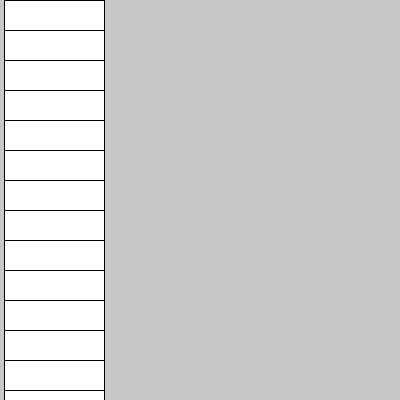
Frame 1 (no input)
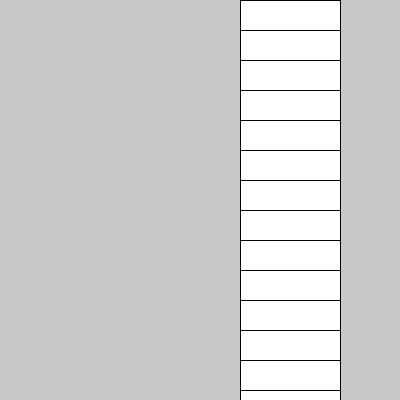
Frame 60 (the mouse pressed at the canvas centre just before this capture)
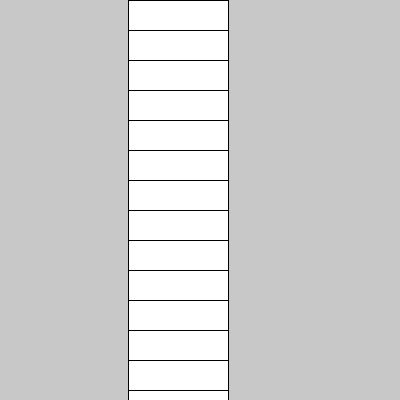
Frame 120 (the mouse held since frame 60 and released just before this capture)

The Processing sketch that drew these frames (run headless with seeded random() and noise(); from frame 60 on, the mouse is pressed at the canvas centre):

// Processing sketch: repetitionsAndy_a
// ── repetitionsAndy_a.pde
float x; //float and int [java very picky]
float speed = 4; //

void setup () { // called function block
  size (400, 400);
}

void draw () {
  background (200);
  x = x+speed;
  for (int i=0; i < 20; i++) {
    
    fill(255);
    
  rect (x, i*30, 100, 100);
  if (x>width-100) {
 speed = -4;
  }
 else if(x<0) {
   speed = +4;
   println(x);
 }
 }
}

// processing book
